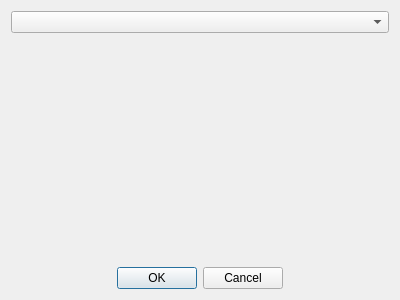
<?xml version="1.0" encoding="UTF-8"?>
<ui version="4.0">
 <class>PortSelection</class>
 <widget class="QDialog" name="PortSelection">
  <property name="geometry">
   <rect>
    <x>0</x>
    <y>0</y>
    <width>400</width>
    <height>300</height>
   </rect>
  </property>
  <property name="windowTitle">
   <string>Dialog</string>
  </property>
  <layout class="QVBoxLayout" name="verticalLayout_2">
   <item>
    <layout class="QVBoxLayout" name="verticalLayout">
     <item>
      <widget class="QComboBox" name="comboBox"/>
     </item>
     <item>
      <spacer name="verticalSpacer">
       <property name="orientation">
        <enum>Qt::Vertical</enum>
       </property>
       <property name="sizeHint" stdset="0">
        <size>
         <width>20</width>
         <height>40</height>
        </size>
       </property>
      </spacer>
     </item>
     <item alignment="Qt::AlignHCenter">
      <widget class="QDialogButtonBox" name="buttonBox">
       <property name="orientation">
        <enum>Qt::Horizontal</enum>
       </property>
       <property name="standardButtons">
        <set>QDialogButtonBox::Cancel|QDialogButtonBox::Ok</set>
       </property>
      </widget>
     </item>
    </layout>
   </item>
  </layout>
 </widget>
 <resources/>
 <connections>
  <connection>
   <sender>buttonBox</sender>
   <signal>accepted()</signal>
   <receiver>PortSelection</receiver>
   <slot>accept()</slot>
   <hints>
    <hint type="sourcelabel">
     <x>248</x>
     <y>254</y>
    </hint>
    <hint type="destinationlabel">
     <x>157</x>
     <y>274</y>
    </hint>
   </hints>
  </connection>
  <connection>
   <sender>buttonBox</sender>
   <signal>rejected()</signal>
   <receiver>PortSelection</receiver>
   <slot>reject()</slot>
   <hints>
    <hint type="sourcelabel">
     <x>316</x>
     <y>260</y>
    </hint>
    <hint type="destinationlabel">
     <x>286</x>
     <y>274</y>
    </hint>
   </hints>
  </connection>
 </connections>
</ui>
